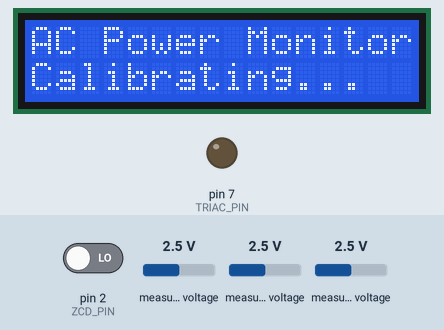
Simulated run of this sketch. Board: Arduino Uno, built with avr-gcc and run on an emulated ATmega328P. Shown: 16×2 character LCD, output pins drawn as LEDs (lit = HIGH). The inputs (shaded band) are chosen by the test bench; at power-on: pin 2 (ZCD_PIN) LOW, measured voltage 2.5 V. What the sketch prints to the serial monitor is not drawn.

Above: at 0.1 s.
At 3.0 s:
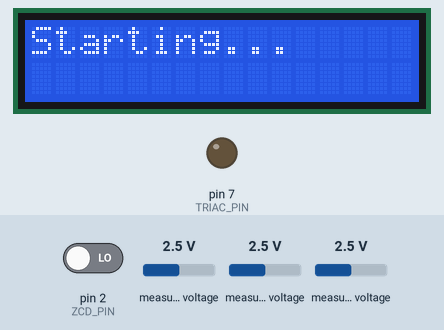
At 16.3 s:
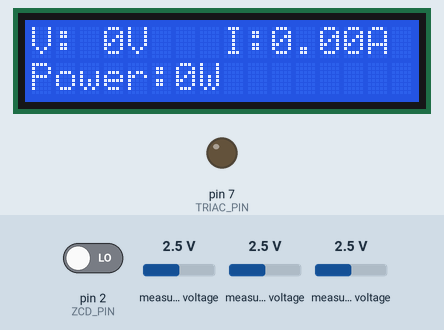

Measured:
- what the display in image 1 shows lasts 1.0 s, from 2.9 s to 3.9 s

The sketch:

temp.ino
```cpp
/*
 * AC DIMMER WITH POWER MONITORING - FINAL VERSION (FIXED)
 *
 * Features:
 * - Fixed delay dimming control
 * - Real-time Voltage, Current, and Power measurement
 * - 16x2 I2C LCD Display
 *
 * Hardware:
 * - ZMPT101B → ADS1115 A3 (Single-Ended)
 * - SCT-013-030 → ADS1115 A0 (+) and A1 (-) (Differential)
 * - ZCD (PC814) → Pin D2
 * - Triac (MOC3023M) → Pin D7
 * - 16x2 I2C LCD Display
 */

#include <Wire.h>
#include <Adafruit_ADS1X15.h>
#include <LiquidCrystal_I2C.h>

// ====================================
// USER SETTINGS - ADJUST THESE!
// ====================================

// Set firing delay (microseconds)
// 100 = Full Brightness | 5000 = Medium | 8500 = Very Dim
const int FIRING_DELAY = 1000;

// Calibration constants from calibration procedure
const double VOLTAGE_CAL = 158.39;    // Replace with your calibrated value
const double CURRENT_CAL = 0.000378;  // Replace with your calibrated value

// ====================================

// --- Pin Definitions ---
const int VOLTAGE_ADC_PIN = 3;      // ZMPT101B on A3
const int CURRENT_ADC_DIFF_P = 0;   // SCT-013 on A0
const int CURRENT_ADC_DIFF_N = 1;   // Reference on A1
const int ZCD_PIN = 2;              // PC814 Zero-Cross Detector
const int TRIAC_PIN = 7;            // Triac trigger

// --- Hardware Objects ---
Adafruit_ADS1115 ads;
LiquidCrystal_I2C lcd(0x27, 16, 2);  // LCD address 0x27 (change to 0x3F if needed)

// --- ADS1115 Constants ---
const float ADS_VOLTS_PER_BIT = 0.000125F; // For GAIN_ONE (+/- 4.096V)

// --- Measurement Variables ---
const int SAMPLE_COUNT = 500;           // Samples for RMS calculation
unsigned long lastMeasurement = 0;
const unsigned long MEASUREMENT_INTERVAL = 1000; // Update every 1 second

double Vrms = 0.0;
double Irms = 0.0;
double Power = 0.0;

// Voltage offset - calculated once at startup
int16_t voltageOffset = 0;

// --- Triac Control ---
volatile bool zcdFlag = false;

// --- Interrupt Service Routine ---
void onZeroCross() {
  zcdFlag = true;
}

void setup() {
  Serial.begin(115200);
  Serial.println("AC Dimmer with Power Monitoring");
  Serial.print("Firing Delay: "); Serial.print(FIRING_DELAY); Serial.println(" us");

  // Initialize ADS1115
  if (!ads.begin()) {
    Serial.println("ERROR: Failed to initialize ADS1115!");
    while (1);
  }
  ads.setGain(GAIN_ONE);
  Serial.println("ADS1115 Initialized");

  // Initialize LCD
  lcd.init();
  lcd.backlight();
  lcd.clear();
  lcd.setCursor(0, 0);
  lcd.print("AC Power Monitor");
  lcd.setCursor(0, 1);
  lcd.print("Calibrating...");

  // Calculate voltage offset once at startup
  delay(1000);
  voltageOffset = findVoltageOffset();
  Serial.print("Voltage Offset: "); Serial.println(voltageOffset);

  lcd.clear();
  lcd.setCursor(0, 0);
  lcd.print("Starting...");
  delay(1000);
  lcd.clear();

  // Setup pins
  pinMode(TRIAC_PIN, OUTPUT);
  pinMode(ZCD_PIN, INPUT);
  digitalWrite(TRIAC_PIN, LOW);

  // Attach interrupt
  attachInterrupt(digitalPinToInterrupt(ZCD_PIN), onZeroCross, RISING);

  Serial.println("System Ready!");
  Serial.println("V(V)\tI(A)\tP(W)");
  Serial.println("----------------------------");
}

void loop() {
  // --- Part 1: Triac Firing (Critical Timing) ---
  if (zcdFlag) {
    delayMicroseconds(FIRING_DELAY);

    digitalWrite(TRIAC_PIN, HIGH);
    delayMicroseconds(10);
    digitalWrite(TRIAC_PIN, LOW);

    zcdFlag = false;
  }

  // --- Part 2: Periodic Measurements ---
  if (millis() - lastMeasurement >= MEASUREMENT_INTERVAL) {
    lastMeasurement = millis();

    // Measure voltage and current
    measurePower();

    // Update LCD display
    updateDisplay();

    // Print to Serial Monitor
    Serial.print(Vrms, 1); Serial.print("\t");
    Serial.print(Irms, 3); Serial.print("\t");
    Serial.println(Power, 2);
  }
}

void measurePower() {
  // --- Measure Voltage ---
  long sumVoltageSq = 0;
  int validSamples = 0;

  for (int i = 0; i < SAMPLE_COUNT; i++) {
    int16_t voltageSample = ads.readADC_SingleEnded(VOLTAGE_ADC_PIN);

    // Check for valid reading
    if (voltageSample != -1) {
      long filteredVoltage = voltageSample - voltageOffset;
      sumVoltageSq += filteredVoltage * filteredVoltage;
      validSamples++;
    }
    delayMicroseconds(50);
  }

  // Calculate voltage RMS
  if (validSamples > 0) {
    double meanVoltageSq = (double)sumVoltageSq / validSamples;
    double rmsVoltageRaw = sqrt(meanVoltageSq);
    double rmsVoltageVolts = rmsVoltageRaw * ADS_VOLTS_PER_BIT;
    Vrms = rmsVoltageVolts * VOLTAGE_CAL;
  } else {
    Vrms = 0;
    Serial.println("Warning: No valid voltage samples");
  }

  // --- Measure Current ---
  long sumCurrentSq = 0;
  validSamples = 0;

  for (int i = 0; i < SAMPLE_COUNT; i++) {
    int16_t currentSample = ads.readADC_Differential_0_1();

    // Check for valid reading
    if (currentSample != -1) {
      sumCurrentSq += (long)currentSample * (long)currentSample;
      validSamples++;
    }
    delayMicroseconds(50);
  }

  // Calculate current RMS
  if (validSamples > 0) {
    double meanCurrentSq = (double)sumCurrentSq / validSamples;
    double rmsCurrentRaw = sqrt(meanCurrentSq);
    Irms = rmsCurrentRaw * CURRENT_CAL;
  } else {
    Irms = 0;
    Serial.println("Warning: No valid current samples");
  }

  // --- Calculate Power ---
  Power = Vrms * Irms;

  // Sanity checks
  if (Vrms < 0 || Vrms > 300 || isnan(Vrms)) Vrms = 0;
  if (Irms < 0 || Irms > 30 || isnan(Irms)) Irms = 0;
  if (Power < 0 || Power > 7000 || isnan(Power)) Power = 0;
}

int16_t findVoltageOffset() {
  // Find DC offset by averaging samples
  long sum = 0;
  const int offsetSamples = 100;
  int validSamples = 0;

  for (int i = 0; i < offsetSamples; i++) {
    int16_t sample = ads.readADC_SingleEnded(VOLTAGE_ADC_PIN);
    if (sample != -1) {
      sum += sample;
      validSamples++;
    }
    delay(10);  // Longer delay during calibration
  }

  if (validSamples > 0) {
    return sum / validSamples;
  } else {
    Serial.println("ERROR: Could not find voltage offset!");
    return 20000; // Default fallback value
  }
}

void updateDisplay() {
  lcd.clear();

  // Line 1: Voltage and Current
  lcd.setCursor(0, 0);
  lcd.print("V:");

  if (Vrms < 100) {
    lcd.print(" ");  // Add space for alignment
  }
  lcd.print((int)Vrms);
  lcd.print("V");

  lcd.setCursor(8, 0);
  lcd.print("I:");
  lcd.print(Irms, 2);
  lcd.print("A");

  // Line 2: Power
  lcd.setCursor(0, 1);
  lcd.print("Power:");

  if (Power < 1000) {
    lcd.print((int)Power);
    lcd.print("W");
  } else {
    lcd.print(Power / 1000.0, 2);
    lcd.print("kW");
  }
}
```
